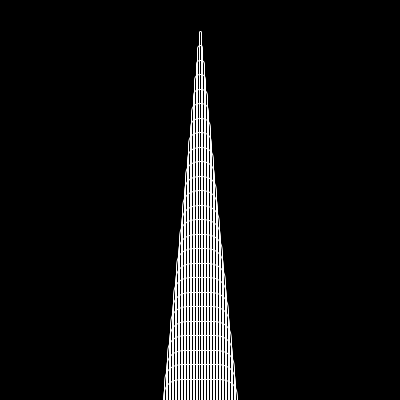
Frame 1 (no input)
Frame 60 (the mouse pressed at the canvas centre just before this capture): identical to frame 1, image omitted
Frame 120 (the mouse held since frame 60 and released just before this capture): identical to frame 1, image omitted

The Processing sketch that drew this single still picture (run headless with seeded random() and noise(); from frame 60 on, the mouse is pressed at the canvas centre):

// Processing sketch: artDeco
// ── artDeco.pde
void setup(){
  size(400, 400);
}

void draw(){
  background(0);
  
  for(int i = 0; i < 25; i++){
    stroke(255);
    noFill();
    rectMode(CENTER);
    rect(width/2, height, 74-i*3, 42+i*29, 19);
  }
}
